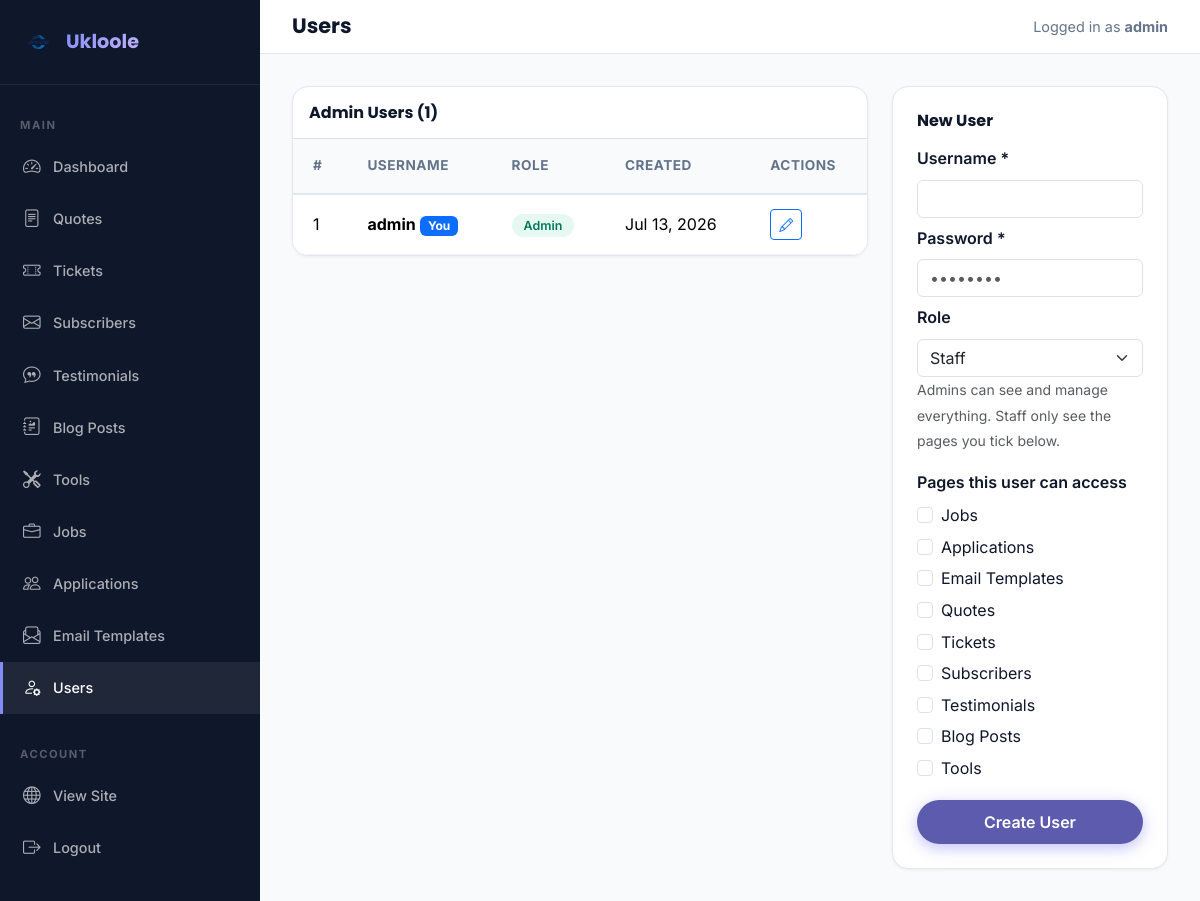
The page /admin/users.php (signed in) on the database its author committed.
### tables this page shows
CREATE TABLE IF NOT EXISTS `users` (
  `id` int(11) NOT NULL AUTO_INCREMENT,
  `username` varchar(100) NOT NULL,
  `password` varchar(255) NOT NULL,
  `role` enum('admin','staff') DEFAULT 'staff',
  `created_at` datetime DEFAULT CURRENT_TIMESTAMP,
  PRIMARY KEY (`id`),
  UNIQUE KEY `username` (`username`)
);

### includes/config.php (called while the page is built, shortened)
<?php
function h(string $s): string { return htmlspecialchars($s, ENT_QUOTES, 'UTF-8'); }

### admin/users.php (the view, shortened to what this page needs)
<?php
require_once dirname(__DIR__) . '/includes/config.php';
require_once dirname(__DIR__) . '/includes/admin-layout.php';
$db = db();
$users = $db->query("SELECT * FROM users ORDER BY created_at DESC")->fetchAll();
?>
<div class="row g-4">
<div class="col-lg-8">
<div class="admin-table">
<div class="p-3 border-bottom"><h6 class="fw-bold mb-0">Admin Users (<?= count($users) ?>)</h6></div>
<table class="table table-hover mb-0">
<thead><tr><th>#</th><th>Username</th><th>Role</th><th>Created</th><th>Actions</th></tr></thead>
<tbody>
<?php foreach($users as $u): ?>
<tr>
<td><?= $u['id'] ?></td>
<td><strong><?= h($u['username']) ?></strong><?php if($u['id']==$_SESSION['admin_id']): ?> <span class="badge bg-primary">You</span><?php endif; ?></td>
<td>
<span class="badge-status badge-<?= $u['role']==='admin'?'active':'open' ?>"><?= ucfirst($u['role']) ?></span>
</td>
<td><?= date('M j, Y',strtotime($u['created_at'])) ?></td>
<td class="d-flex gap-1">
<a href="?edit=<?= $u['id'] ?>" class="btn btn-sm btn-outline-primary"><i class="bi bi-pencil"></i></a>
</td>
</tr>
<?php endforeach; ?>
</tbody></table></div></div>
<div class="col-lg-4">
<?php $editU=null; if(!empty($_GET['edit'])){ $s=$db->prepare("SELECT * FROM users WHERE id=?"); $s->execute([(int)$_GET['edit']]); $editU=$s->fetch(); } ?>
<div class="stat-card">
<h6 class="fw-bold mb-3"><?= $editU?'Edit User':'New User' ?></h6>
<form method="post">
<div class="mb-2"><label class="form-label fw-600">Username *</label><input type="text" name="username" class="form-control" value="<?= h($editU['username']??'') ?>" required></div>
<div class="mb-2"><label class="form-label fw-600">Password <?= $editU?'(leave blank to keep)':' *' ?></label><input type="password" name="password" class="form-control" <?= $editU?'':'required' ?> placeholder="••••••••"></div>
<div class="mb-3"><label class="form-label fw-600">Role</label>
<select name="role" id="roleSelect" class="form-select" onchange="document.getElementById('permsBlock').style.display=this.value==='staff'?'block':'none'"><option value="staff" <?= (($editU['role']??'staff')==='staff'?'selected':'') ?>>Staff</option><option value="admin" <?= (($editU['role']??'')==='admin'?'selected':'') ?>>Admin</option></select>
<small class="text-muted">Admins can see and manage everything. Staff only see the pages you tick below.</small>
</div>
<?php
$pageLabels = ['jobs'=>'Jobs','applications'=>'Applications','email_templates'=>'Email Templates','quotes'=>'Quotes','tickets'=>'Tickets','subscribers'=>'Subscribers','testimonials'=>'Testimonials','blog'=>'Blog Posts','tools'=>'Tools'];
$editPerms = array_filter(array_map('trim', explode(',', $editU['permissions'] ?? '')));
?>
<div class="mb-3" id="permsBlock" style="display:<?= (($editU['role']??'staff')==='staff')?'block':'none' ?>">
<label class="form-label fw-600">Pages this user can access</label>
<div class="d-flex flex-column gap-1">
<?php foreach($pageLabels as $key=>$label): ?>
<div class="form-check">
<input class="form-check-input" type="checkbox" name="permissions[]" value="<?= $key ?>" id="perm_<?= $key ?>" <?= in_array($key,$editPerms,true)?'checked':'' ?>>
<label class="form-check-label" for="perm_<?= $key ?>"><?= $label ?></label>
</div>
<?php endforeach; ?>
</div>
</div>
<button type="submit" name="save" value="1" class="btn btn-primary-custom w-100"><?= $editU?'Update User':'Create User' ?></button>
</form></div></div></div>

### assets/css/style.css (style rules this page uses)
:root { --primary-color: #6366f1; --primary-dark: #4f46e5; --primary-light: #818cf8; --secondary-color: #ec4899; --accent-color: #14b8a6; --dark-bg: #0f172a; --darker-bg: #020617; --light-bg: #f8fafc; --gray-100: #f1f5f9; --gray-200: #e2e8f0; --gray-300: #cbd5e1; --gray-600: #475569; --gray-700: #334155; --gray-800: #1e293b; --text-primary: #0f172a; --text-secondary: #64748b; --gradient-primary: linear-gradient(135deg, #5d5bad 0%, #5d5bad 100%); --gradient-secondary: linear-gradient(135deg, #f093fb 0%, #f5576c 100%); --gradient-accent: linear-gradient(135deg, #4facfe 0%, #00f2fe 100%); --gradient-hero: linear-gradient( 135deg, #667eea 0%, #764ba2 50%, #f093fb 100% ); --shadow-sm: 0 1px 2px 0 rgba(0, 0, 0, 0.05); --shadow-md: 0 4px 6px -1px rgba(0, 0, 0, 0.1); --shadow-lg: 0 10px 15px -3px rgba(0, 0, 0, 0.1); --shadow-xl: 0 20px 25px -5px rgba(0, 0, 0, 0.1); --shadow-2xl: 0 25px 50px -12px rgba(0, 0, 0, 0.25); }
* { margin: 0; padding: 0; box-sizing: border-box; }
html { scroll-behavior: smooth; }
body { font-family: "Inter", -apple-system, BlinkMacSystemFont, "Segoe UI", sans-serif; color: var(--text-primary); line-height: 1.6; overflow-x: hidden; background: var(--light-bg); }
h1, h2, h3, h4, h5, h6 { font-family: "Poppins", sans-serif; font-weight: 700; line-height: 1.2; }
a { text-decoration: none; transition: all 0.3s ease; }
.btn-primary-custom { background: var(--gradient-primary); color: white; padding: 0.625rem 1.5rem; border-radius: 50px; font-weight: 600; border: none; box-shadow: 0 4px 15px rgba(102, 102, 241, 0.4); transition: all 0.3s ease; }
.fw-600 { font-weight: 600; }
.stat-card { background: white; border-radius: 16px; padding: 1.5rem; box-shadow: 0 1px 3px rgba(0,0,0,.06); border: 1px solid #e2e8f0; }
.admin-table { background: white; border-radius: 16px; overflow: hidden; box-shadow: 0 1px 3px rgba(0,0,0,.06); border: 1px solid #e2e8f0; }
.admin-table table { margin: 0; }
.admin-table thead th { background: #f8fafc; border-bottom: 2px solid #e2e8f0; font-weight: 700; font-size: .85rem; text-transform: uppercase; letter-spacing: .5px; color: #64748b; padding: 1rem 1.25rem; }
.admin-table tbody td { padding: .875rem 1.25rem; border-bottom: 1px solid #f1f5f9; vertical-align: middle; }
.badge-status { padding: 4px 12px; border-radius: 50px; font-size: .78rem; font-weight: 600; }
.badge-active { background: rgba(16,185,129,.1); color: #047857; }

### rows shown on the page
users: id "1", username "admin", shows "You", role "Admin", created_at "Jul 13, 2026"

### other values the page prints
$label "Dashboard"
$label "Quotes"
$label "Tickets"
$label "Subscribers"
$label "Testimonials"
$label "Blog Posts"
$label "Tools"
$label "Jobs"
$label "Applications"
$label "Email Templates"
$label "Users"
$title "Users"
$_SESSION['admin_username'] "admin"
count($users) "1"
